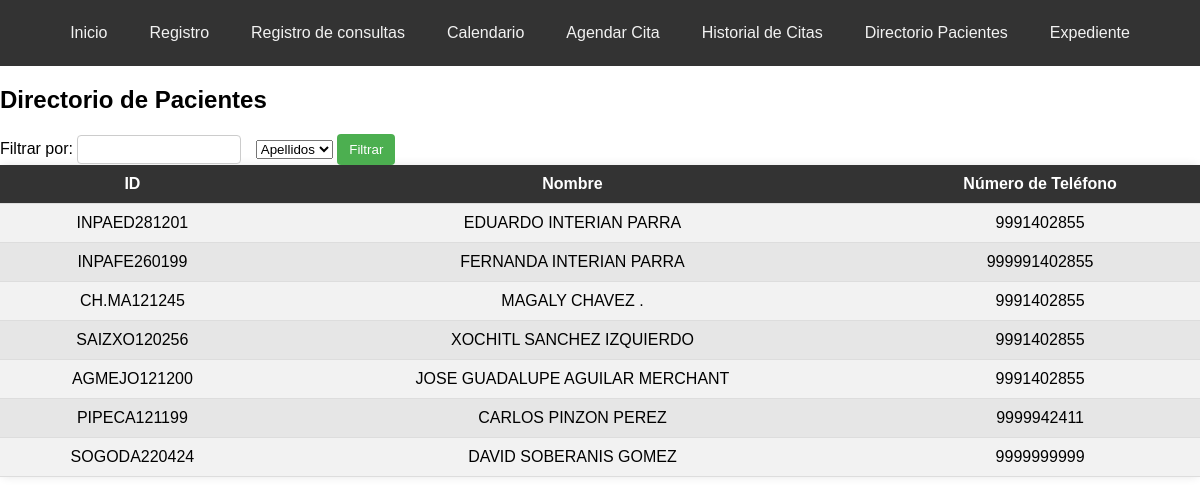
The page /directorio_pacientes on the database as committed earlier.
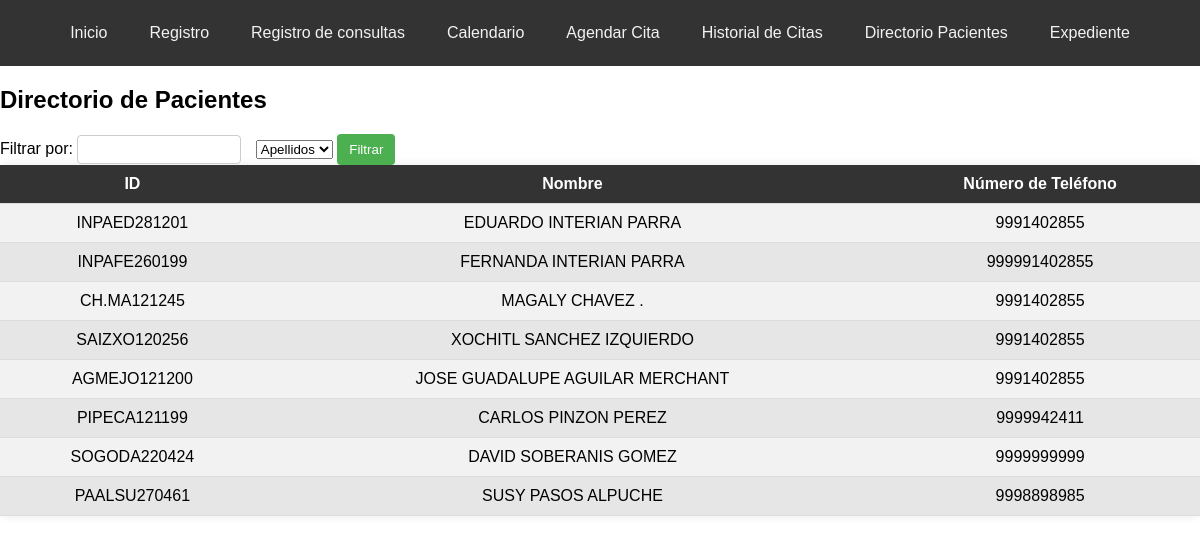
The same page on the database as committed later.
### tables this page shows
CREATE TABLE pacientes (
                    id TEXT PRIMARY KEY,
                    primer_apellido TEXT NOT NULL,
                    segundo_apellido TEXT NOT NULL,
                    nombres TEXT NOT NULL,
                    fecha_nacimiento TEXT NOT NULL,
                    celular TEXT NOT NULL,
                    turno TEXT NOT NULL,
                    genero TEXT NOT NULL,
                    peso REAL NOT NULL,
                    altura REAL NOT NULL,
                    imc REAL NOT NULL,
                    fecha_registro TEXT NOT NULL,
                    registrado_por TEXT NOT NULL);

### app.py (the view, shortened to what this page needs)
@app.route('/directorio_pacientes', methods=['GET', 'POST'])
def directorio_pacientes():
    conexion = sqlite3.connect('nutricion_consulta.db')
    cursor = conexion.cursor()
    cursor.execute("SELECT * FROM pacientes")
    pacientes = cursor.fetchall()
    cursor.close()
    conexion.close()
    return render_template('directorio_pacientes.html', pacientes=pacientes)

### templates/directorio_pacientes.html (shortened to what this page needs)
<!DOCTYPE html>
<html lang="es">
<head>
</head>
<body>
    <div class="navbar">
        <a href="/">Inicio</a>
        <a href="/registro">Registro</a>
        <a href="/consultar">Registro de consultas</a>
        <a href="/options">Calendario</a>
        <a href="/agendar_cita">Agendar Cita</a>
        <a href="/historial_citas">Historial de Citas</a>
        <a href="/directorio_pacientes">Directorio Pacientes</a>
        <a href="/crear_expediente">Expediente</a>
    </div>
<h2>Directorio de Pacientes</h2>
<form action="/filtro_pacientes" method="POST">
    <label for="filter_text">Filtrar por:</label>
    <input type="text" id="filter_text" name="filter_text" required>
    <select name="filter_by" id="filter_by" required>
        <option value="apellidos">Apellidos</option>
    </select>
    <input type="submit" value="Filtrar">
</form>
<table>
    <tr>
        <th>ID</th>
        <th>Nombre</th>
        <th>Número de Teléfono</th>
    </tr>
    {% for paciente in pacientes %}
    <tr>
        <td>{{ paciente[0] }}</td>
        <td>{{ paciente[3] }} {{ paciente[1] }} {{ paciente[2] }}</td>
        <td>{{ paciente[5] }}</td>
    </tr>
    {% endfor %}
</table>
</body>
</html>

Rows that differ between the two databases and show on the page:
added pacientes: id "PAALSU270461", nombres "SUSY", primer_apellido "PASOS", segundo_apellido "ALPUCHE", celular "9998898985"
